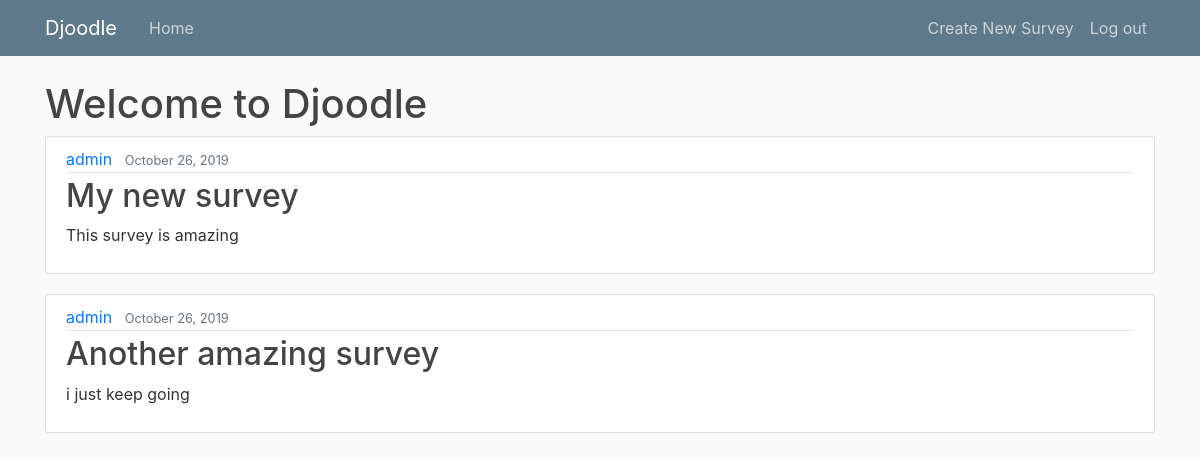
Page /survey/list/ (signed in) on the committed database.
### survey/models.py (models this page shows, shortened)
class Survey(models.Model):
    title = models.CharField(max_length=30)
    description = models.CharField(max_length=300)
    date_created = models.DateTimeField(default=timezone.now)
    author = models.ForeignKey(User, on_delete=models.CASCADE)

### survey/views.py (the view)
# urls.py: path('survey/list/', SurveyListView.as_view(), name='survey-list'),
class SurveyListView(ListView):
    model = Survey
    template_name = 'survey/home.html'
    context_object_name = 'surveys'
    ordering = ['-date_created']
    def get_queryset(self):
        return Survey.objects.filter(author=self.request.user)

### survey/templates/survey/home.html
{% extends "survey/layout.html" %}
{% block body %}
	<h1>Welcome to Djoodle</h1>
	{% for survey in surveys %}
		<article class="media content-section">
          <div class="media-body">
            <div class="article-metadata">
              <a class="mr-2" href="#">{{ survey.author }}</a>
              <small class="text-muted">{{ survey.date_created|date:"F d, Y" }}</small>
            </div>
			<h2><a class="article-title" href="{% url 'survey-detail' survey.id %}">{{ survey.title }}</a></h2>
            <p class="article-content">{{ survey.description }}</p>
          </div>
        </article>
	{% endfor %}
{% endblock  %}

### survey/static/survey/main.css (style rules this page uses)
body { background: #fafafa; color: #333333; margin-top: 5rem; }
h1, h2, h3, h4, h5, h6 { color: #444444; }
.content-section { background: #ffffff; padding: 10px 20px; border: 1px solid #dddddd; border-radius: 3px; margin-bottom: 20px; }
.article-title { color: #444444; }
.article-content { white-space: pre-line; }
.article-metadata { padding-bottom: 1px; margin-bottom: 4px; border-bottom: 1px solid #e3e3e3 }

### rows in the picture
Survey: author "admin", date_created "October 26, 2019", title "My new survey", description "This survey is amazing"
Survey: author "admin", date_created "October 26, 2019", title "Another amazing survey", description "i just keep going"
